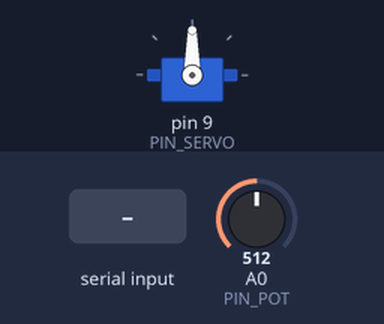
The sketch below on a simulated Arduino Uno, built with avr-gcc and run on an emulated ATmega328P. Parts: servo. The test bench sets the inputs (shaded band); at power-on: A0 (PIN_POT) = 512.

Above: at 1.2 s.
1.3 s: "S90\n" received over Serial
At 1.6 s:
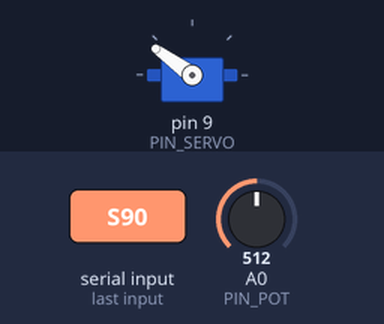
2.8 s: "S,45\n" received over Serial
At 3.9 s:
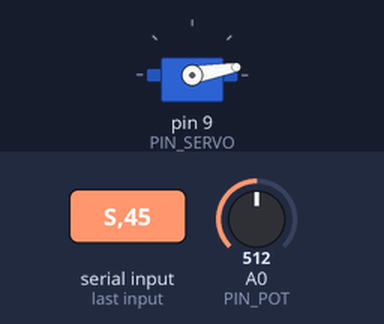
Timing chart, 0 to 5.8 s (numbered marks = the images above; inputs shaded):
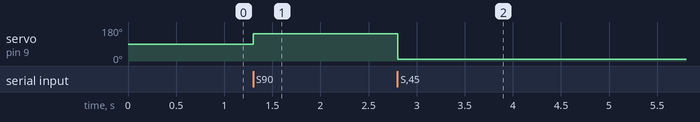

Measured:
- after the input at 1.3 s, servo on pin 9 (PIN_SERVO): 90° → 144° at once
- after the input at 2.8 s, servo on pin 9 (PIN_SERVO): 144° → 10° at once

The sketch:

servo.ino
```cpp
/* servo.ino  (c) 2014 David Whale
 *
 * Read an analog pot and report value via serial port.
 * read a Snn command from the serial port and move a servo
 * to that position.
 *
 * Thus, this code is the data acquisition and actuation system,
 * but the control loop is external.
 */

#include <Servo.h>

#define BAUD            19200
#define PIN_POT         0
#define PIN_SERVO       9
#define ADC_MIN         0
#define ADC_MAX         1023
#define SERVO_MIN       10
#define SERVO_MAX       168
//#define SERVO_UPDATE_MS 100
#define REPORT_PRESCALE 10
#define ADC_DELTA       8

Servo servo;

int prev;
int adc;
int prescale = 0;
int target;

void setup()
{
  servo.attach(PIN_SERVO);
  Serial.begin(BAUD);
  prev = analogRead(PIN_POT);
}

void loop()
{
  /* SAMPLE ADC AND REPORT */

  adc = analogRead(PIN_POT);
  if (abs(adc-prev) > ADC_DELTA)
  {
    //NOTE: Can't delay here, it toshes servo performance later
    //delay(SERVO_UPDATE_MS);
    prescale++;
    if (prescale >= REPORT_PRESCALE)
    {
      prescale = 0;

      Serial.write(tohexch(adc >> 8));
      Serial.write(tohexch(adc >> 4));
      Serial.write(tohexch(adc));
      Serial.write('\n');
      prev = adc;
    }
  }


  /* READ SERVO TARGET AND UPDATE */

  if (parseSerial())
  {
    target = min(target, SERVO_MAX);
    target = max(target, SERVO_MIN);
    servo.write(target);
  }
}

int chindex = 0;

boolean parseSerial()
{
  if (! Serial.available())
  {
    return false; /* nothing to do */
  }
  char ch = Serial.read();
  if (ch == 'S')
  { /* resync to start of command */
    chindex = 1;
    return false; /* nothing to do */
  }

  switch (chindex)
  {
    case 0: /* Do nothing until S command seen above */
    break;

    case 1: /* HIGH */
      target = gethex(ch) << 4;
      chindex++;
    break;

    case 2: /* LOW */

      target += gethex(ch);
      chindex = 0;
      return true; /* Value to process */
    /* break */
  }
  return false; /* nothing to do */
}


uint8_t gethex(char ch)
{
  if (ch >= '0' && ch <= '9')
  {
    return ch - '0';
  }
  if (ch >= 'A' && ch <= 'F')
  {
    return (ch - 'A') + 10;
  }
  return 0; /* unknown */
}

char tohexch(uint8_t val)
{
  val = val & 0x0F;
  if (val > 9)
  {
    return 'A' + (val-10);
  }
  else
  {
    return '0' + val;
  }
}
```
